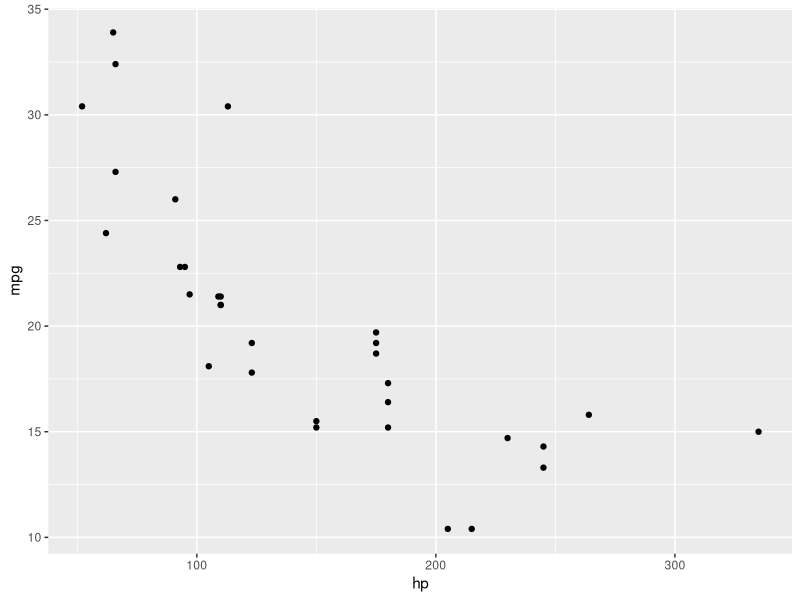
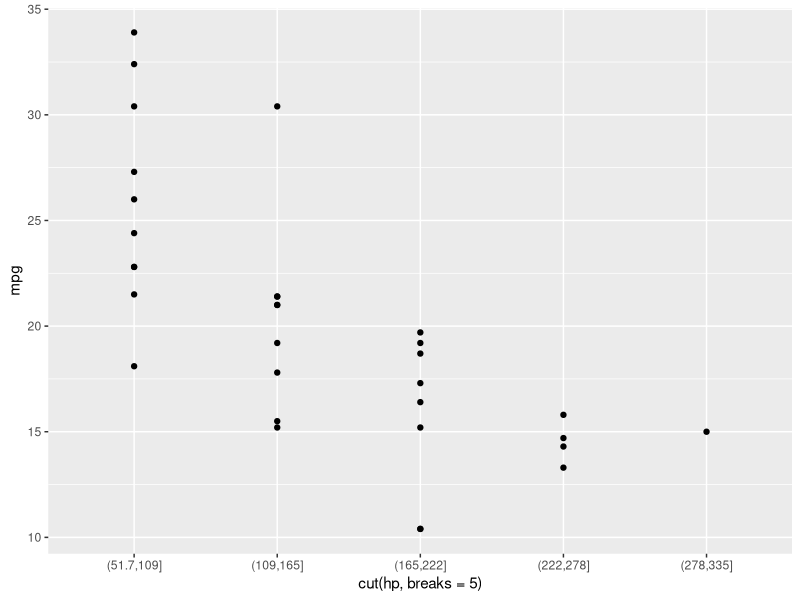

These charts were generated, in order, by the following R code:

library(tidyverse)

#############   Correlation   ##################################

mtcars001=mtcars
glimpse(mtcars001)


# numeric  vs numeric
ggplot(data = mtcars001, aes(x = hp, y = mpg)) + 
  geom_point()

# numeric  vs character
ggplot(data = mtcars001, aes(x = cut(hp, breaks = 5), y = mpg)) + 
  geom_point()


##########   Outlier #########################################















#############   Regression    ####################################